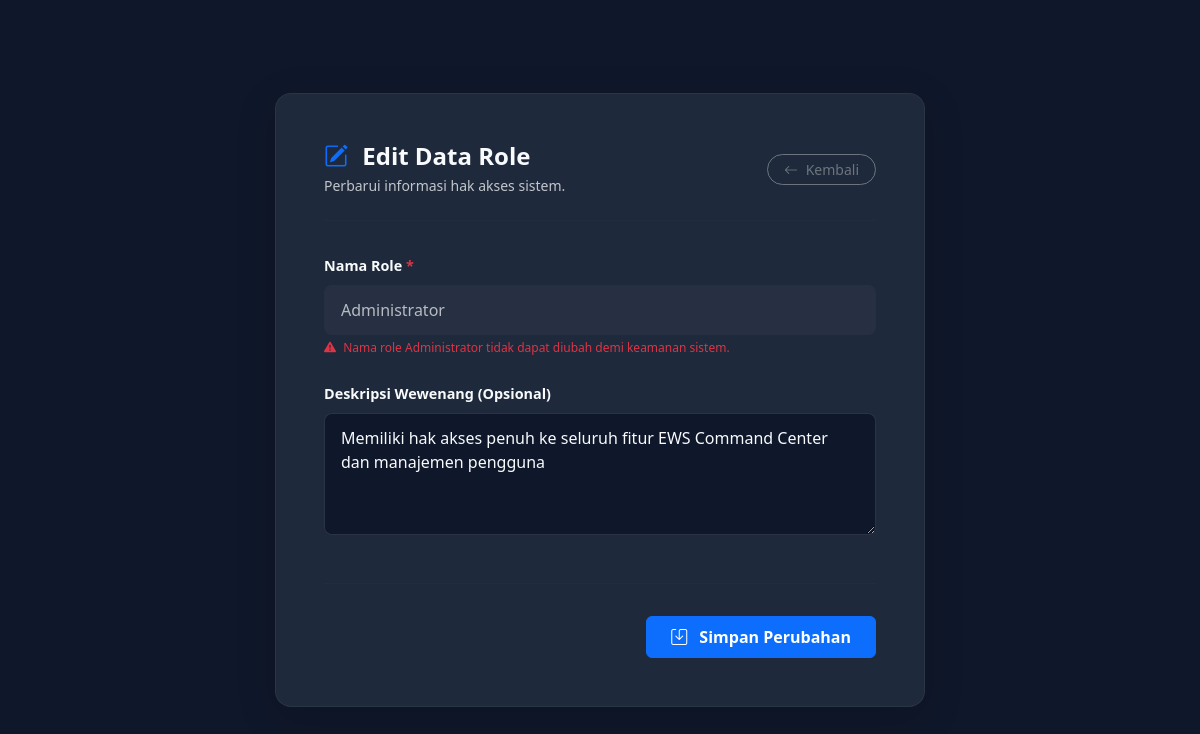
The app's page /pages/manajemen_role/edit_role.php?id=1 (signed in) with its own data.
### tables this page shows
CREATE TABLE `tabel_role` (
  `id_role` int NOT NULL,
  `nama_role` varchar(50) NOT NULL,
  `deskripsi` text,
  `created_at` timestamp NULL DEFAULT CURRENT_TIMESTAMP
);

### pages/manajemen_role/edit_role.php (the view, shortened to what this page needs)
<?php
require_once '../../config/koneksi.php';
$id_role_edit = isset($_GET['id']) ? (int)$_GET['id'] : 0;
$query_role = mysqli_query($koneksi, "SELECT * FROM tabel_role WHERE id_role = '$id_role_edit'");
$data_role = mysqli_fetch_assoc($query_role);
include '../../layout/header.php';
?>
<div class="form-container">
    <div class="d-flex justify-content-between align-items-center mb-4">
        <div>
            <h4 class="fw-bold mb-1" style="color: var(--text-color);">
                <i class="bi bi-pencil-square text-primary me-2"></i> Edit Data Role
            </h4>
            <p class="text-muted small mb-0">Perbarui informasi hak akses sistem.</p>
        </div>
        <a href="index.php" class="btn btn-outline-secondary btn-sm rounded-pill px-3">
            <i class="bi bi-arrow-left me-1"></i> Kembali
        </a>
    </div>
    <hr style="border-color: var(--border-color); margin-bottom: 2rem;">
    <form action="proses_edit_role.php" method="POST">
        <div class="mb-4">
            <label class="form-label">Nama Role <span class="text-danger">*</span></label>
            <?php if ($data_role['id_role'] == 1): ?>
                <input type="text" class="form-control" name="nama_role" value="<?php echo htmlspecialchars($data_role['nama_role']); ?>" readonly>
                <small class="text-danger mt-1 d-block" style="font-size: 0.75rem;">
                    <i class="bi bi-exclamation-triangle-fill me-1"></i> Nama role Administrator tidak dapat diubah demi keamanan sistem.
                </small>
            <?php else: ?>
                <input type="text" class="form-control" name="nama_role" value="<?php echo htmlspecialchars($data_role['nama_role']); ?>" required autocomplete="off">
            <?php endif; ?>
        </div>
        <div class="mb-5">
            <label class="form-label">Deskripsi Wewenang (Opsional)</label>
            <textarea class="form-control" name="deskripsi" rows="4" placeholder="Jelaskan secara singkat apa saja yang bisa dilakukan oleh role ini..."><?php echo htmlspecialchars($data_role['deskripsi'] ?? ''); ?></textarea>
        </div>
        <hr style="border-color: var(--border-color); margin-bottom: 2rem;">
        <div class="d-flex justify-content-end gap-3">
            <button type="submit" class="btn btn-primary px-4 py-2 fw-semibold">
                <i class="bi bi-save me-2"></i> Simpan Perubahan
            </button>
        </div>
    </form>
</div>
<?php include '../../layout/footer.php'; ?>

### layout/header.php (style rules this page uses)
:root, [data-theme="dark"] { --bg-body: #0f172a; --bg-panel: #1e293b; --text-main: #f8fafc; --text-muted: #94a3b8; --accent-blue: #2563eb; --accent-red: #ef4444; --border-color: rgba(255,255,255,0.05); --shadow-color: rgba(0,0,0,0.2); --hover-bg: rgba(255,255,255,0.05); }
body { background-color: var(--bg-body); color: var(--text-main); font-family: 'Segoe UI', Tahoma, Geneva, Verdana, sans-serif; overflow-x: hidden; margin: 0; transition: background-color 0.3s, color 0.3s; }

### pages/manajemen_role/edit_role.php (style rules this page uses)
body { background-color: var(--bg-body) !important; display: flex; align-items: center; justify-content: center; min-height: 100vh; margin: 0; padding: 20px; }
.form-container { background-color: var(--bg-panel); border: 1px solid var(--border-color); border-radius: 16px; box-shadow: 0 10px 40px rgba(0, 0, 0, 0.15); width: 100%; max-width: 650px; padding: 3rem; transition: background-color 0.3s, border-color 0.3s; }
.form-container p { color: var(--text-color) !important; opacity: 0.75; }
.form-label { font-weight: 600; color: var(--text-color); font-size: 0.9rem; margin-bottom: 0.5rem; }
.form-control { background-color: var(--bg-body); color: var(--text-color); border: 1px solid var(--border-color); padding: 0.75rem 1rem; border-radius: 8px; }
.form-control[readonly] { background-color: var(--border-color); opacity: 0.7; cursor: not-allowed; }

### records on screen
tabel_role: nama_role "Administrator", deskripsi "Memiliki hak akses penuh ke seluruh fitur EWS Command Center dan manajemen pengguna"
